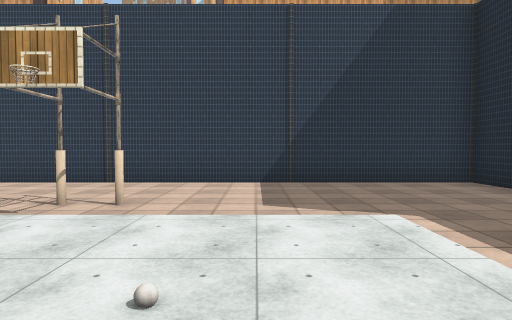
view 1 (above)

24 first-person views from a walk through a scene from a Unity 3-D project. The camera is 1.5 m above the floor, tilts 2° down and sees 75° across. The floor is counted in squares, 2 m on a side. Each view is taken from the middle of a square. On the plan, view 1 faces up. The plan holds only what a view shows up to about 11 squares ahead; the rest is blank. The place goes on beyond the plan. Some animated figures are left out. Some surface patterns are stand-ins.

view 2
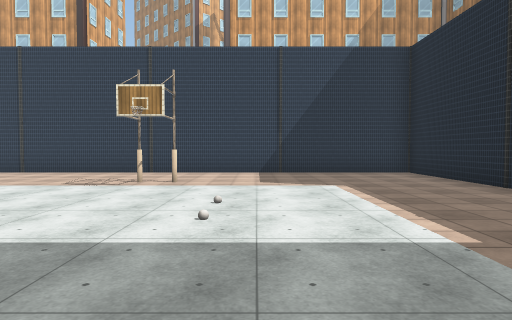

view 3
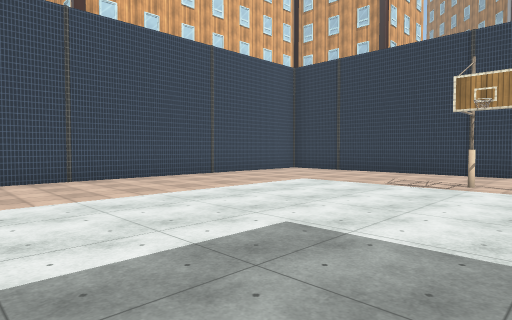

view 4
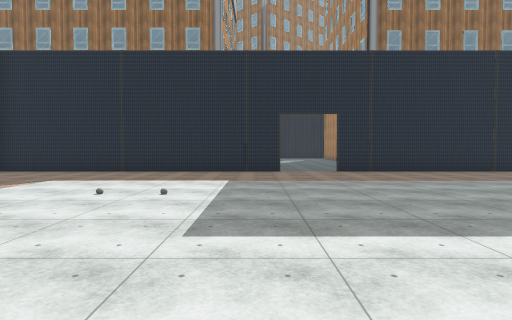

view 5
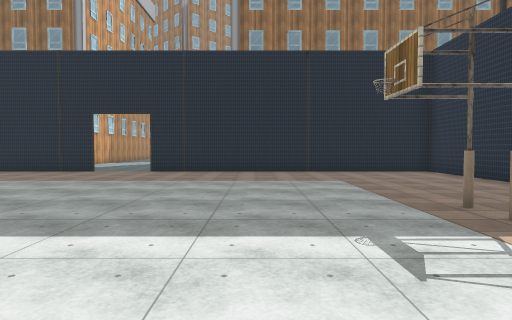

view 6
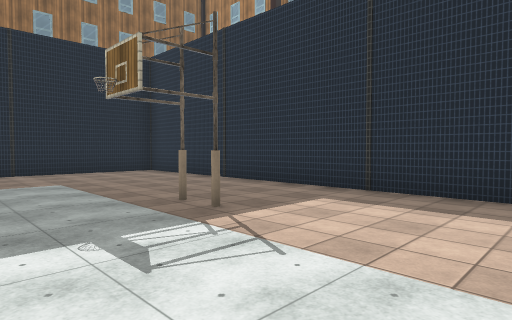

view 7
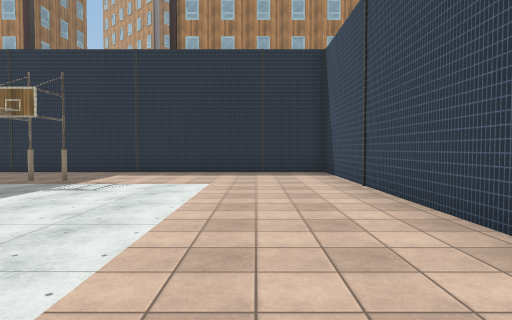

view 8
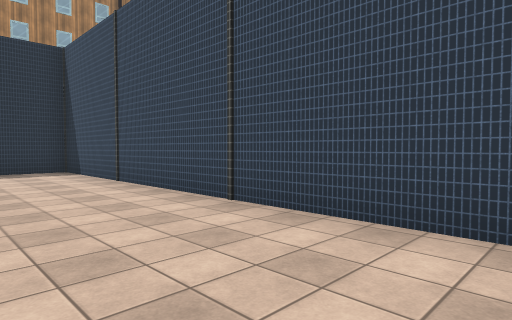

view 9
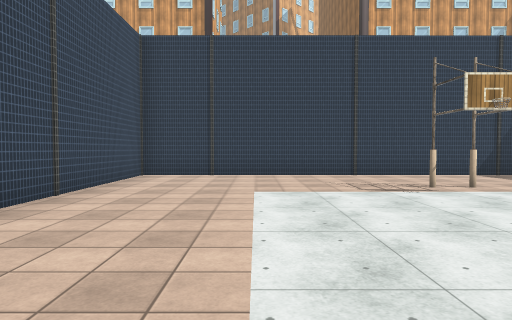

view 10
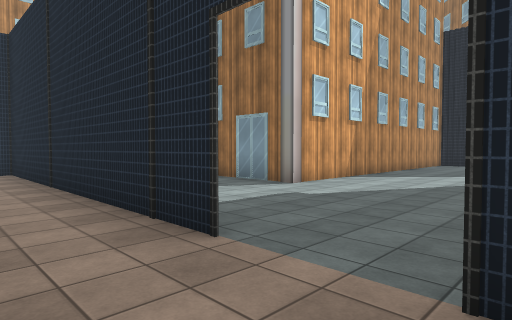

view 11
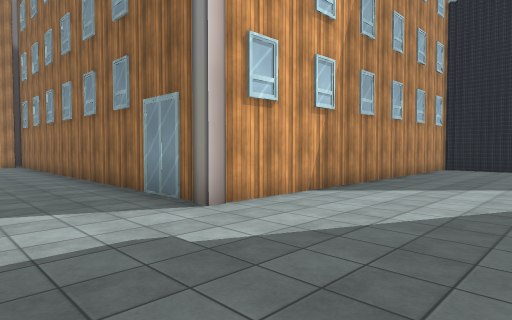

view 12
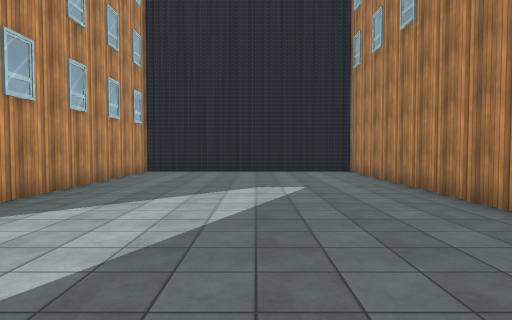

view 13
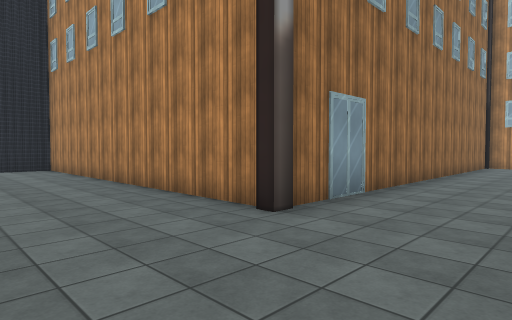

view 14
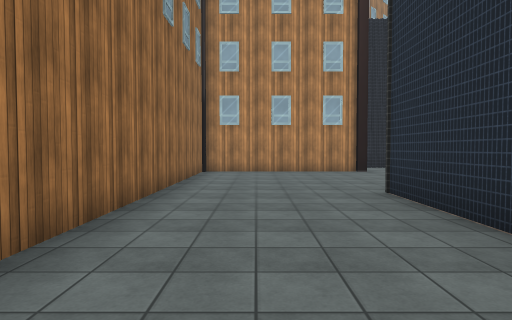

view 15
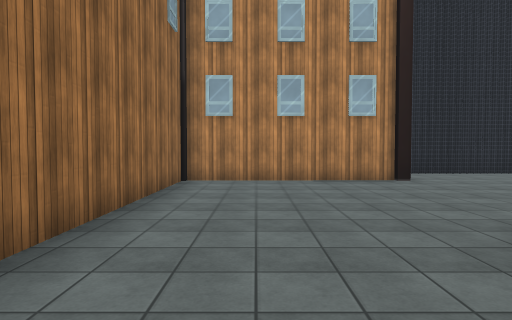

view 16
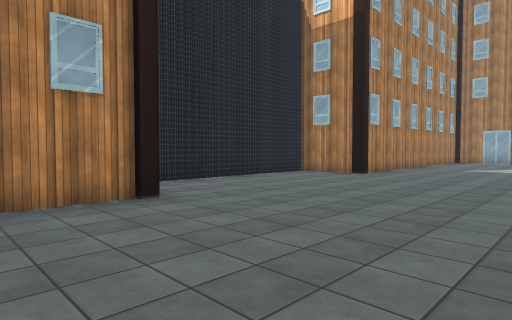

view 17
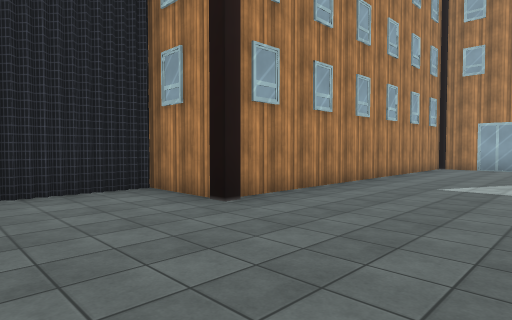

view 18
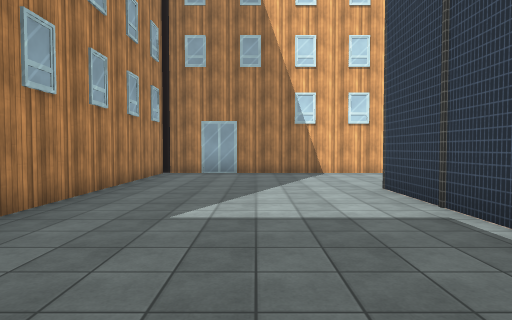

view 19
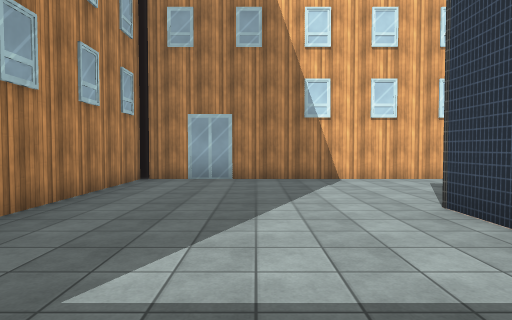

view 20
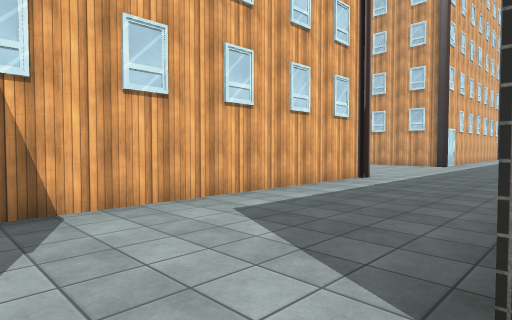

view 21
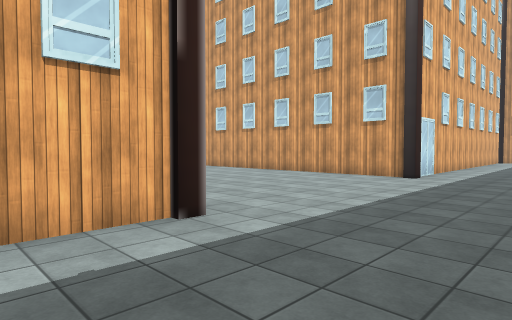

view 22
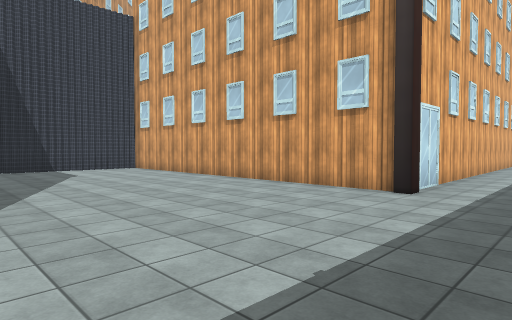

view 23
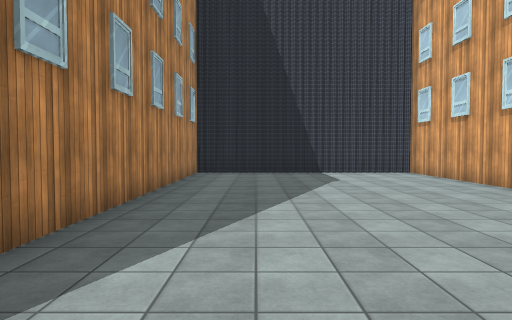

view 24
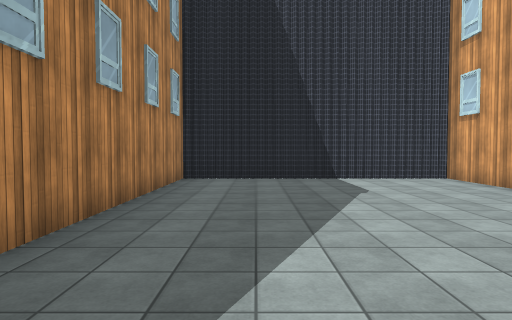

### Floor plan
Points are (right, up) in squares from view 1. A wall is a line through its corners. A room is listed if a view was taken in it or the views show most of it. See-through windows are left out.
Room 1 (views 1, 2, 3, 4, 5, 6, 7, 8, 9, 10)
walls: (4.8, -1.9) (4.7, 7.3) (-9.2, 7.3) (-9.2, -12.6) (4.8, -12.6) (4.8, -3.5)
ways out: opening at (5, -2.5) to room 2
Room 2 (views 11, 12, 13, 14, 15, 16, 17, 18, 19, 20, 21, 22, 23, 24)
walls: (-13.2, -5.7) (-13.2, -17.8) (-3.5, -17.8); (-13.2, 8.4) (-13.2, 0.8) (-23.5, 0.8); (-6, -12.6) (-9.2, -12.6); (-23, -1) (-23.5, -1.4); (-23.1, -1.9) (-23.6, -2.3) (-23, -2.8) (-23.3, -3.1) (-23, -3.4); (-23, -0.2) (-23.3, -0.4) (-23.1, -0.7); (-23.5, -4.1) (-23.1, -4.4) (-23.4, -4.6); (-23.6, -5.8) (-15.2, -5.8); (4.7, -9.9) (4.7, -12.7); (-3.1, -17.5) (-3.1, -20); (-2.7, -19.7) (-2.4, -20.1); (-2.3, -19.7) (-2, -20.1); (9, -6.1) (18.9, -6); (-1.9, -19.7) (-1.6, -20); (-1.5, -19.6) (-1.1, -20.1) (-0.9, -19.8) (-0.7, -20.1); (-0.3, -20.1) (-0.1, -19.8) (0.1, -20.1); (0.6, -19.7) (0.9, -20.1); (3.6, -17.8) (8.7, -17.8) (8.7, -5.8) (9, -5.8); (1.4, -19.7) (1.7, -20.1); (1.8, -19.7) (2.1, -20) (2.3, -19.7); (18.6, -1.3) (19.1, -0.9) (18.7, -0.6) (19, -0.4); (18.6, -3.6) (19.1, -3.2) (18.6, -2.8) (19, -2.4); (18.5, -5.2) (19.1, -4.6) (18.6, -4.2); (19, -1.3) (18.6, -0.9); (19.1, 0.5) (8.7, 0.5) (8.7, 9.9)
ways out: opening at (5, -2.5) to room 1

Where each view was taken, in squares from view 1:
view 1: 0 up, 0 right, facing up
view 2: 3 down, 0 right, facing up
view 3: 3 down, 1 left, facing up-left
view 4: 1 down, 6 left, facing right
view 5: 7 down, 6 left, facing right
view 6: 7 down, 6 left, facing down-right
view 7: 2 down, 7 left, facing down
view 8: 1 down, 6 left, facing down-left
view 9: 2 down, 6 left, facing up
view 10: 4 down, 3 right, facing up-right
view 11: 3 down, 6 right, facing up-right
view 12: 3 down, 8 right, facing right
view 13: 3 down, 6 right, facing down-right
view 14: 7 down, 7 right, facing down
view 15: 10 down, 7 right, facing down
view 16: 13 down, 6 right, facing down-left
view 17: 14 down, 0 right, facing down-left
view 18: 15 down, 3 left, facing left
view 19: 15 down, 5 left, facing left
view 20: 14 down, 9 left, facing up-left
view 21: 8 down, 10 left, facing up-left
view 22: 5 down, 11 left, facing up-left
view 23: 4 down, 13 left, facing left
view 24: 4 down, 15 left, facing left
